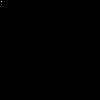
Frame 1 (no input)
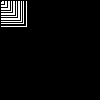
Frame 60 (the mouse pressed at the canvas centre just before this capture)
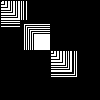
Frame 120 (the mouse held since frame 60 and released just before this capture)

The Processing sketch that drew these frames (run headless with seeded random() and noise(); from frame 60 on, the mouse is pressed at the canvas centre):

// Processing sketch: collageSketch
// ── collageSketch.pde
void setup(){ // animated composition
  size(100, 100);
  background(0);
}
void draw(){
  square(mouseX, mouseY,
        sin(frameCount * 0.1) * 30);
}
